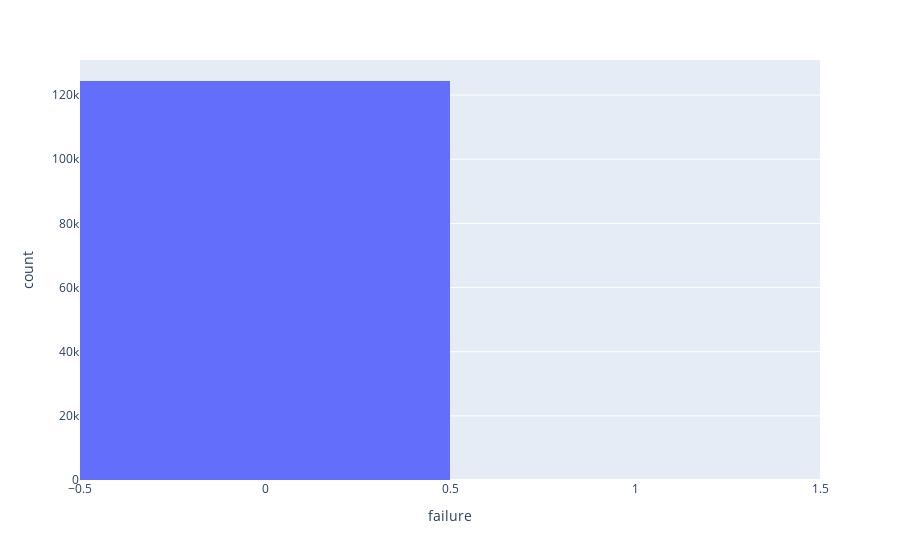

The notebook cell saved with this chart:
### Markdown cell above
## Data Preprocessing, Statistical Analysis

### Code cell
# Checking Balance
px.histogram(df,x='failure')

### Figure 1 — Plotly figure (JSON) as saved in the notebook; plotly's stock layout.template omitted (floating-point values rounded to 4 significant figures; data arrays with more than 128 entries replaced by an {"elided": "..."} marker saying what was removed)
{"data": [{"alignmentgroup": "True", "bingroup": "x", "hovertemplate": "failure=%{x}<br>count=%{y}<extra></extra>", "legendgroup": "", "marker": {"color": "#636efa"}, "name": "", "offsetgroup": "", "orientation": "v", "showlegend": false, "type": "histogram", "x": {"elided": "124494 int values"}, "xaxis": "x", "yaxis": "y"}], "layout": {"barmode": "relative", "legend": {"tracegroupgap": 0}, "margin": {"t": 60}, "xaxis": {"anchor": "y", "domain": [0, 1], "title": {"text": "failure"}}, "yaxis": {"anchor": "x", "domain": [0, 1], "title": {"text": "count"}}}}
